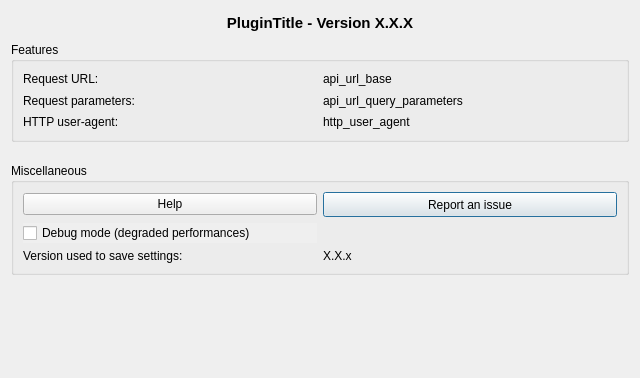
<?xml version="1.0" encoding="UTF-8"?>
<ui version="4.0">
 <class>dlg_settings</class>
 <widget class="QDialog" name="dlg_settings">
  <property name="geometry">
   <rect>
    <x>0</x>
    <y>0</y>
    <width>640</width>
    <height>378</height>
   </rect>
  </property>
  <property name="sizePolicy">
   <sizepolicy hsizetype="Expanding" vsizetype="Preferred">
    <horstretch>0</horstretch>
    <verstretch>0</verstretch>
   </sizepolicy>
  </property>
  <property name="minimumSize">
   <size>
    <width>640</width>
    <height>300</height>
   </size>
  </property>
  <property name="windowTitle">
   <string>Settings</string>
  </property>
  <property name="autoFillBackground">
   <bool>true</bool>
  </property>
  <property name="locale">
   <locale language="English" country="UnitedStates"/>
  </property>
  <layout class="QVBoxLayout" name="verticalLayout">
   <item>
    <widget class="QLabel" name="lbl_title">
     <property name="minimumSize">
      <size>
       <width>50</width>
       <height>25</height>
      </size>
     </property>
     <property name="font">
      <font>
       <pointsize>11</pointsize>
       <weight>75</weight>
       <bold>true</bold>
      </font>
     </property>
     <property name="toolTip">
      <string notr="true"/>
     </property>
     <property name="autoFillBackground">
      <bool>true</bool>
     </property>
     <property name="frameShape">
      <enum>QFrame::NoFrame</enum>
     </property>
     <property name="frameShadow">
      <enum>QFrame::Raised</enum>
     </property>
     <property name="text">
      <string notr="true">PluginTitle - Version X.X.X</string>
     </property>
     <property name="scaledContents">
      <bool>true</bool>
     </property>
     <property name="alignment">
      <set>Qt::AlignCenter</set>
     </property>
     <property name="margin">
      <number>5</number>
     </property>
     <property name="textInteractionFlags">
      <set>Qt::TextSelectableByMouse</set>
     </property>
    </widget>
   </item>
   <item>
    <widget class="QGroupBox" name="grp_features">
     <property name="minimumSize">
      <size>
       <width>550</width>
       <height>100</height>
      </size>
     </property>
     <property name="title">
      <string>Features</string>
     </property>
     <layout class="QGridLayout" name="gridLayout_2">
      <item row="4" column="0">
       <widget class="QLabel" name="lbl_http_user_agent">
        <property name="text">
         <string>HTTP user-agent:</string>
        </property>
       </widget>
      </item>
      <item row="1" column="0">
       <widget class="QLabel" name="lbl_url_path">
        <property name="text">
         <string>Request URL:</string>
        </property>
       </widget>
      </item>
      <item row="3" column="0">
       <widget class="QLabel" name="lbl_url_query">
        <property name="text">
         <string>Request parameters:</string>
        </property>
       </widget>
      </item>
      <item row="4" column="1">
       <widget class="QLabel" name="lbl_http_user_agent_value">
        <property name="toolTip">
         <string notr="true"/>
        </property>
        <property name="text">
         <string notr="true">http_user_agent</string>
        </property>
       </widget>
      </item>
      <item row="3" column="1">
       <widget class="QLabel" name="lbl_url_query_value">
        <property name="toolTip">
         <string notr="true"/>
        </property>
        <property name="text">
         <string notr="true">api_url_query_parameters</string>
        </property>
       </widget>
      </item>
      <item row="1" column="1">
       <widget class="QLabel" name="lbl_url_path_value">
        <property name="toolTip">
         <string notr="true"/>
        </property>
        <property name="text">
         <string notr="true">api_url_base</string>
        </property>
       </widget>
      </item>
     </layout>
    </widget>
   </item>
   <item>
    <spacer name="verticalSpacer_2">
     <property name="orientation">
      <enum>Qt::Vertical</enum>
     </property>
     <property name="sizeType">
      <enum>QSizePolicy::Preferred</enum>
     </property>
     <property name="sizeHint" stdset="0">
      <size>
       <width>20</width>
       <height>15</height>
      </size>
     </property>
    </spacer>
   </item>
   <item>
    <widget class="QGroupBox" name="grp_misc">
     <property name="minimumSize">
      <size>
       <width>0</width>
       <height>100</height>
      </size>
     </property>
     <property name="title">
      <string>Miscellaneous</string>
     </property>
     <property name="flat">
      <bool>false</bool>
     </property>
     <layout class="QGridLayout" name="gridLayout">
      <item row="1" column="0">
       <widget class="QCheckBox" name="opt_debug">
        <property name="toolTip">
         <string>Enable debug mode.</string>
        </property>
        <property name="autoFillBackground">
         <bool>true</bool>
        </property>
        <property name="locale">
         <locale language="English" country="UnitedStates"/>
        </property>
        <property name="text">
         <string>Debug mode (degraded performances)</string>
        </property>
        <property name="tristate">
         <bool>false</bool>
        </property>
       </widget>
      </item>
      <item row="2" column="1">
       <widget class="QLabel" name="lbl_version_saved_value">
        <property name="text">
         <string notr="true">X.X.x</string>
        </property>
        <property name="textInteractionFlags">
         <set>Qt::NoTextInteraction</set>
        </property>
       </widget>
      </item>
      <item row="2" column="0">
       <widget class="QLabel" name="lbl_version_saved">
        <property name="text">
         <string>Version used to save settings:</string>
        </property>
       </widget>
      </item>
      <item row="0" column="1">
       <widget class="QPushButton" name="btn_report">
        <property name="minimumSize">
         <size>
          <width>0</width>
          <height>25</height>
         </size>
        </property>
        <property name="maximumSize">
         <size>
          <width>16777215</width>
          <height>30</height>
         </size>
        </property>
        <property name="text">
         <string>Report an issue</string>
        </property>
        <property name="icon">
         <iconset>
          <normaloff>:/plugins/qtribu/resources/images/bullhorn.svg</normaloff>:/plugins/qtribu/resources/images/bullhorn.svg</iconset>
        </property>
       </widget>
      </item>
      <item row="0" column="0">
       <widget class="QPushButton" name="btn_help">
        <property name="text">
         <string>Help</string>
        </property>
       </widget>
      </item>
     </layout>
    </widget>
   </item>
   <item>
    <spacer name="verticalSpacer">
     <property name="orientation">
      <enum>Qt::Vertical</enum>
     </property>
     <property name="sizeType">
      <enum>QSizePolicy::MinimumExpanding</enum>
     </property>
     <property name="sizeHint" stdset="0">
      <size>
       <width>20</width>
       <height>40</height>
      </size>
     </property>
    </spacer>
   </item>
  </layout>
 </widget>
 <resources/>
 <connections/>
</ui>
